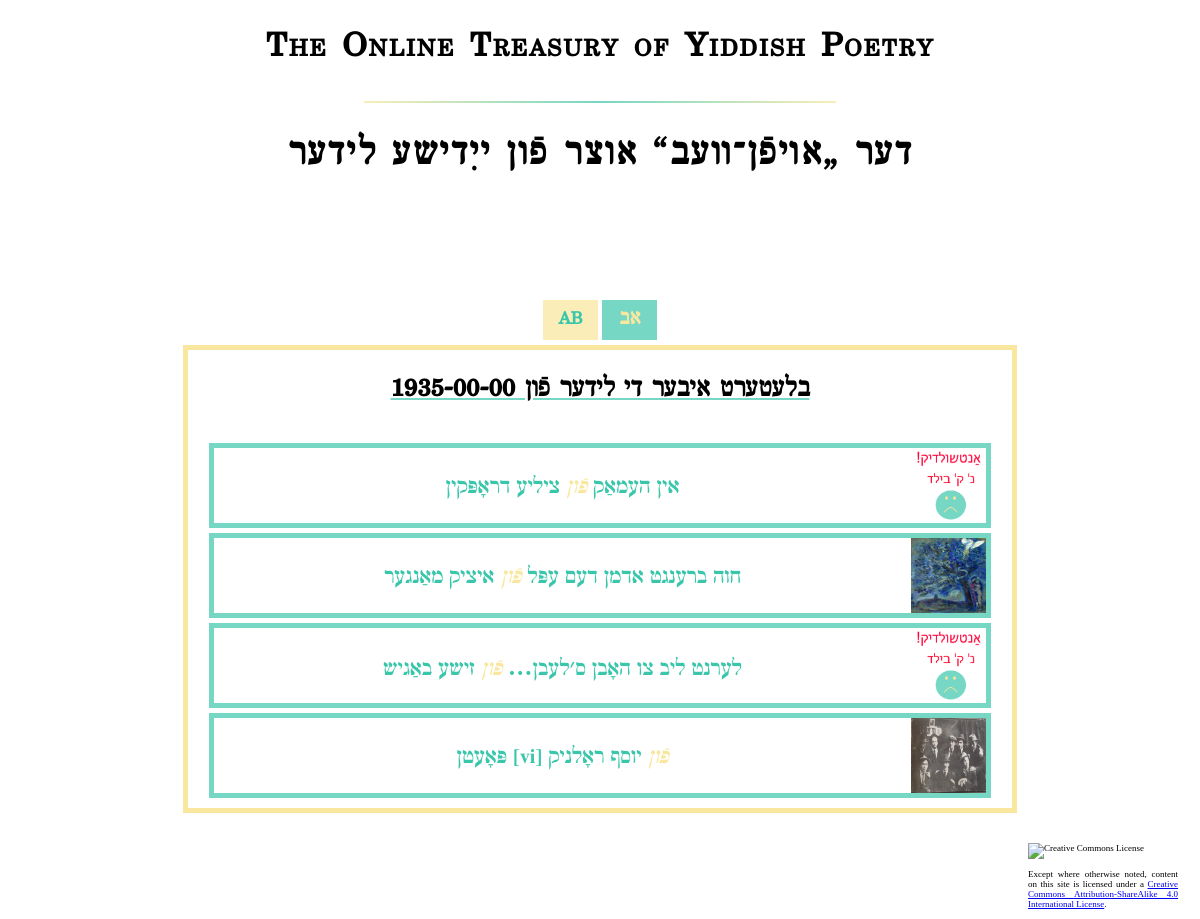
Screenshot of /year.php?year=1935-00-00 with the database file from the repository.
### tables this page shows
CREATE TABLE `poem` (
  `poem` char(255) DEFAULT NULL,
  `title_y` char(255) DEFAULT NULL,
  `poet` char(255) DEFAULT NULL,
  `reader` char(255) DEFAULT NULL,
  `date` date DEFAULT NULL,
  `text_y` longtext DEFAULT NULL,
  `context` longtext DEFAULT NULL,
  `rec` char(255) DEFAULT NULL,
  `img` char(255) DEFAULT NULL,
  `img_src` varchar(255) DEFAULT NULL,
  `source` char(255) DEFAULT NULL,
  `public` tinyint(4) NOT NULL DEFAULT 0,
  `genre` tinytext DEFAULT NULL
);

### sql_queries.php (called while the page is built, shortened)
<?php
function poet_yid_sql($poet_eng) {
    return "SELECT name_y FROM poet WHERE name_e='" . $poet_eng . "'";
}
function count_poems_by_year($date) {
    return "SELECT * FROM poem WHERE YEAR(date)=" . $date . " AND public IS TRUE AND genre='poem' ORDER BY title_y";
}
?>

### year.php (the view, shortened to what this page needs)
<?php
	require_once $_SERVER['DOCUMENT_ROOT'] . '/sql_queries.php';
	$mysql = new mysqli($servername, $username, $password, $dbname);
	$mysql->set_charset('utf8');
	$year = $_GET['year'];
    $poems = $mysql->query(count_poems_by_year($year));
?>
<!DOCTYPE html>
<html>
    <head>
        <link rel="stylesheet" type="text/css" href="style.css">
    </head>
    <body>
        <?php include_once $_SERVER['DOCUMENT_ROOT'].'/header.php'; ?>
        <div class="lang_btns">
            <button class="lang_btn eng" id="eng_btn">AB</button>
            <button class="lang_btn yid cur_lang_btn" id="yid_btn" dir="rtl">אב</button>
        </div>
        <div class="frame">
            <h2 dir="rtl" class="browse_hdr yid default" id="work_hdr_yid" dir="rtl">בלעטערט איבער די לידער פֿון <?php echo $year; ?></h2>
            <ul class="link_list yid default" id="work_list_yid">
            	<?php
            		if ($poems->num_rows > 0) {
            			while($poem = $poems->fetch_assoc()) {
							$poet = $mysql->query(poet_yid_sql($poem['poet']))->fetch_assoc()['name_y'];
            				echo '<li class="link_list_item"><div class="link_box"><form action="poem.php" method="get"><button type="submit" class="poem_link" name="poem" value="' . $poem['poem'] . '"><img class="thumb" src="images/' . (is_null($poem['img']) ? "default.png" : $poem['img']) . '"><h3 class="link_title">' . $poem['title_y'] . ' <em class="browse_em">פֿון</em> ' . $poet . '</h3></button></form></div></li>';
            			}
            		}
            	?>
            </ul>
        </div>
	<div id="license" style="float: right; font-size: xx-small; width: 150px; text-align: justify; margin:auto; padding: 10px; display: block;">
		<a rel="license" ref="http://creativecommons.org/licenses/by-sa/4.0/"><img alt="Creative Commons License" style="display: block; border-width:0; margin: 0 auto;" src="https://i.creativecommons.org/l/by-sa/4.0/80x15.png" /></a><br />Except where otherwise noted, content on this site is licensed under a <a rel="license" href="http://creativecommons.org/licenses/by-sa/4.0/">Creative Commons Attribution-ShareAlike 4.0 International License</a>.
	</div>
    </body>
</html>

### style.css (style rules this page uses)
:root { --main-yellow: #F9E79F; --main-yellow-o: rgba(249, 231, 159, .4); --main-blue: #76D7C4; --main-blue-o: rgba(118, 215, 196, .4); --sec-yellow: #faedb7; --sec-blue: #eefaf8; --con-blue: #39c6aa; --main-red: rgba(215, 118, 137); --sec-red: rgba(215, 118, 137, .4); --main-dark: #111C1F; --sec-dark: #93a1a1; }
body, html { width: 99%; height: 95%; margin:auto; }
.lang_btn { width: 55px; height: 40px; border: none; }
#eng_btn { font-size:20px; }
.lang_btn, .browse_btn, .about { color: var(--con-blue); background-color: var(--sec-yellow); font-family: tamy; font-size:22px; font-weight: bold; font-variant: small-caps; cursor: pointer; }
.cur_lang_btn, .cur_browse_btn { background-color: var(--main-blue); color: var(--main-yellow); }
.lang_btns { text-align: center; width: 120px; margin: 5px auto; }
[dir='ltr'], [dir='rtl'] { unicode-bidi: -webkit-isolate; unicode-bidi: -moz-isolate; unicode-bidi: -ms-isolate; unicode-bidi: isolate; }
.frame { border: 5px solid var(--main-yellow); width: 70%; margin: 0 auto; min-width: 500px; margin-bottom: 20px; }
.browse_hdr { text-align: center; font-family: tamy; font-weight: bold; font-size: 28px; text-decoration: underline var(--main-blue); }
.browse_hdr.default, .link_list.default { display: block; }
.browse_em { color: var(--main-yellow); }
.poem_link { display: block; vertical-align: middle; text-decoration: none; text-align: center; color:var(--con-blue); float: right; width: 100%; }
button.poem_link { border: inherit; background: inherit; font-family: vilna; font-size: 1.3em; padding: inherit; cursor: pointer; white-space: nowrap; overflow: hidden; text-overflow: ellipsis; }
.link_box { height: 75px; max-width: 95%; margin: 5px auto; border: 5px solid var(--main-blue); }
.thumb { height: 75px; width: 75px; float: right; }
.link_title { width: 80%; white-space: nowrap; overflow: hidden; text-overflow: ellipsis; margin: 25px auto; padding: 0px 5px; }
ul.link_list, li.link_list { text-align: center; margin: 0 auto; vertical-align: middle; list-style-type: none; list-style-position: outside; padding: 5px; }

### rows the page displays
poem: title_y "אין העמאַק", poet "ציליע דראָפּקין"
poem: img (picture), title_y "חוה ברענגט אדמן דעם עפּל", poet "איציק מאַנגער"
poem: title_y "לערנט ליב צו האָבן ס׳לעבן…", poet "זישע באַגיש"
poem: img (picture), title_y "פּאָעטן [vi]", poet "יוסף ראָלניק"

### other values shown
$year "1935-00-00"
